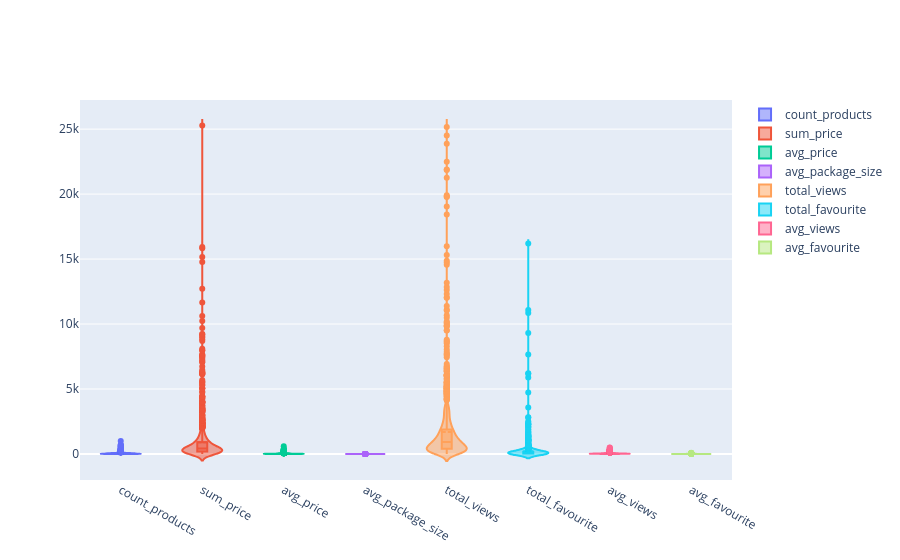

The cell this chart's notebook holds for it:
### Code cell
fig = go.Figure()

cols = ["count_products", "sum_price", "avg_price", "avg_package_size", "total_views", "total_favourite", "avg_views", "avg_favourite"]

for col in cols:
    fig.add_trace(go.Violin(y=data[col],
                            name=col,
                            box_visible=True,
                            meanline_visible=True))
    
fig

### Figure 1 — Plotly figure (JSON) as saved in the notebook; plotly's stock layout.template omitted (floating-point values rounded to 4 significant figures; data arrays with more than 128 entries replaced by an {"elided": "..."} marker saying what was removed)
{"data": [{"box": {"visible": true}, "meanline": {"visible": true}, "name": "count_products", "type": "violin", "y": {"elided": "1489 int values"}}, {"box": {"visible": true}, "meanline": {"visible": true}, "name": "sum_price", "type": "violin", "y": {"elided": "1489 int values"}}, {"box": {"visible": true}, "meanline": {"visible": true}, "name": "avg_price", "type": "violin", "y": {"elided": "1489 float values"}}, {"box": {"visible": true}, "meanline": {"visible": true}, "name": "avg_package_size", "type": "violin", "y": {"elided": "1489 float values"}}, {"box": {"visible": true}, "meanline": {"visible": true}, "name": "total_views", "type": "violin", "y": {"elided": "1489 int values"}}, {"box": {"visible": true}, "meanline": {"visible": true}, "name": "total_favourite", "type": "violin", "y": {"elided": "1489 int values"}}, {"box": {"visible": true}, "meanline": {"visible": true}, "name": "avg_views", "type": "violin", "y": {"elided": "1489 float values"}}, {"box": {"visible": true}, "meanline": {"visible": true}, "name": "avg_favourite", "type": "violin", "y": {"elided": "1489 float values"}}], "layout": {}}
